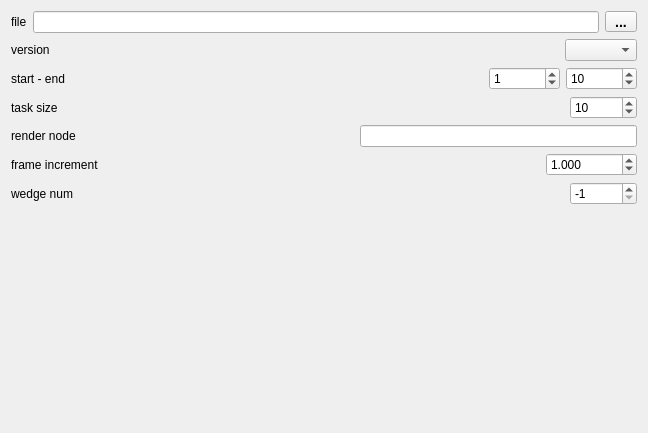
<?xml version="1.0" encoding="UTF-8"?>
<ui version="4.0">
 <class>TaskHengineWidget</class>
 <widget class="QWidget" name="TaskHengineWidget">
  <property name="geometry">
   <rect>
    <x>0</x>
    <y>0</y>
    <width>648</width>
    <height>433</height>
   </rect>
  </property>
  <property name="acceptDrops">
   <bool>true</bool>
  </property>
  <property name="windowTitle">
   <string>spool H engine</string>
  </property>
  <layout class="QVBoxLayout" name="verticalLayout">
   <item>
    <layout class="QHBoxLayout" name="horizontalLayout_5">
     <item>
      <widget class="QLabel" name="label_3">
       <property name="text">
        <string>file</string>
       </property>
      </widget>
     </item>
     <item>
      <widget class="QLineEdit" name="lineEditFileName"/>
     </item>
     <item>
      <widget class="QPushButton" name="pushButtonFileNameRef">
       <property name="styleSheet">
        <string notr="true">QPushButton {
padding: 3px;
font: bold 14px;
padding-left: 5px;
padding-right: 5px;
min-width: 20px;
max-width: 20px;
min-height: 13px;
max-height: 13px;
}</string>
       </property>
       <property name="text">
        <string>...</string>
       </property>
      </widget>
     </item>
    </layout>
   </item>
   <item>
    <layout class="QHBoxLayout" name="horizontalLayout_10">
     <item>
      <widget class="QLabel" name="label_9">
       <property name="text">
        <string>version</string>
       </property>
      </widget>
     </item>
     <item>
      <spacer name="horizontalSpacer_7">
       <property name="orientation">
        <enum>Qt::Horizontal</enum>
       </property>
       <property name="sizeHint" stdset="0">
        <size>
         <width>40</width>
         <height>20</height>
        </size>
       </property>
      </spacer>
     </item>
     <item>
      <widget class="QComboBox" name="comboBoxVersion">
       <property name="enabled">
        <bool>true</bool>
       </property>
       <property name="editable">
        <bool>false</bool>
       </property>
       <property name="currentIndex">
        <number>-1</number>
       </property>
      </widget>
     </item>
    </layout>
   </item>
   <item>
    <layout class="QHBoxLayout" name="horizontalLayout">
     <item>
      <widget class="QLabel" name="label">
       <property name="text">
        <string>start - end</string>
       </property>
      </widget>
     </item>
     <item>
      <spacer name="horizontalSpacer">
       <property name="orientation">
        <enum>Qt::Horizontal</enum>
       </property>
       <property name="sizeHint" stdset="0">
        <size>
         <width>40</width>
         <height>20</height>
        </size>
       </property>
      </spacer>
     </item>
     <item>
      <widget class="QSpinBox" name="spinBoxStart">
       <property name="minimum">
        <number>-100000</number>
       </property>
       <property name="maximum">
        <number>1000000000</number>
       </property>
       <property name="value">
        <number>1</number>
       </property>
      </widget>
     </item>
     <item>
      <widget class="QSpinBox" name="spinBoxEnd">
       <property name="minimum">
        <number>-100000</number>
       </property>
       <property name="maximum">
        <number>1000000000</number>
       </property>
       <property name="value">
        <number>10</number>
       </property>
      </widget>
     </item>
    </layout>
   </item>
   <item>
    <layout class="QHBoxLayout" name="horizontalLayout_7">
     <item>
      <widget class="QLabel" name="label_6">
       <property name="text">
        <string>task size</string>
       </property>
      </widget>
     </item>
     <item>
      <spacer name="horizontalSpacer_4">
       <property name="orientation">
        <enum>Qt::Horizontal</enum>
       </property>
       <property name="sizeHint" stdset="0">
        <size>
         <width>40</width>
         <height>20</height>
        </size>
       </property>
      </spacer>
     </item>
     <item>
      <widget class="QSpinBox" name="spinBoxTaskSize">
       <property name="minimum">
        <number>1</number>
       </property>
       <property name="maximum">
        <number>1000000</number>
       </property>
       <property name="value">
        <number>10</number>
       </property>
      </widget>
     </item>
    </layout>
   </item>
   <item>
    <layout class="QHBoxLayout" name="horizontalLayout_2">
     <item>
      <widget class="QLabel" name="label_4">
       <property name="text">
        <string>render node</string>
       </property>
      </widget>
     </item>
     <item>
      <spacer name="horizontalSpacer_2">
       <property name="orientation">
        <enum>Qt::Horizontal</enum>
       </property>
       <property name="sizeHint" stdset="0">
        <size>
         <width>40</width>
         <height>20</height>
        </size>
       </property>
      </spacer>
     </item>
     <item>
      <widget class="QLineEdit" name="lineEditRenderNode"/>
     </item>
    </layout>
   </item>
   <item>
    <layout class="QHBoxLayout" name="horizontalLayout_3">
     <item>
      <widget class="QLabel" name="label_2">
       <property name="text">
        <string>frame increment</string>
       </property>
      </widget>
     </item>
     <item>
      <spacer name="horizontalSpacer_3">
       <property name="orientation">
        <enum>Qt::Horizontal</enum>
       </property>
       <property name="sizeHint" stdset="0">
        <size>
         <width>40</width>
         <height>20</height>
        </size>
       </property>
      </spacer>
     </item>
     <item>
      <widget class="QDoubleSpinBox" name="doubleSpinBoxFrameIncrement">
       <property name="decimals">
        <number>3</number>
       </property>
       <property name="maximum">
        <double>1000000.000000000000000</double>
       </property>
       <property name="value">
        <double>1.000000000000000</double>
       </property>
      </widget>
     </item>
    </layout>
   </item>
   <item>
    <layout class="QHBoxLayout" name="horizontalLayout_4">
     <item>
      <widget class="QLabel" name="label_5">
       <property name="text">
        <string>wedge num</string>
       </property>
      </widget>
     </item>
     <item>
      <spacer name="horizontalSpacer_5">
       <property name="orientation">
        <enum>Qt::Horizontal</enum>
       </property>
       <property name="sizeHint" stdset="0">
        <size>
         <width>40</width>
         <height>20</height>
        </size>
       </property>
      </spacer>
     </item>
     <item>
      <widget class="QSpinBox" name="spinBoxWedgeNum">
       <property name="minimum">
        <number>-1</number>
       </property>
       <property name="maximum">
        <number>1000000</number>
       </property>
       <property name="value">
        <number>-1</number>
       </property>
      </widget>
     </item>
    </layout>
   </item>
   <item>
    <spacer name="verticalSpacer">
     <property name="orientation">
      <enum>Qt::Vertical</enum>
     </property>
     <property name="sizeHint" stdset="0">
      <size>
       <width>20</width>
       <height>40</height>
      </size>
     </property>
    </spacer>
   </item>
  </layout>
 </widget>
 <resources/>
 <connections/>
</ui>
